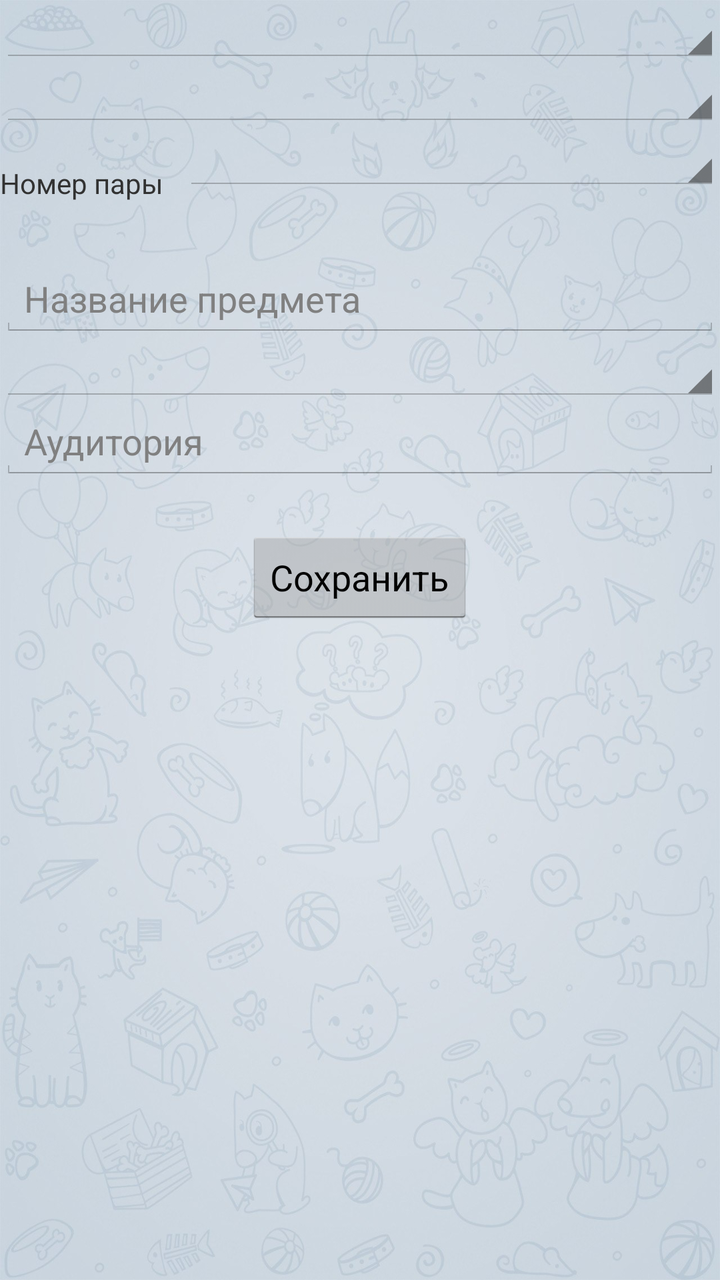
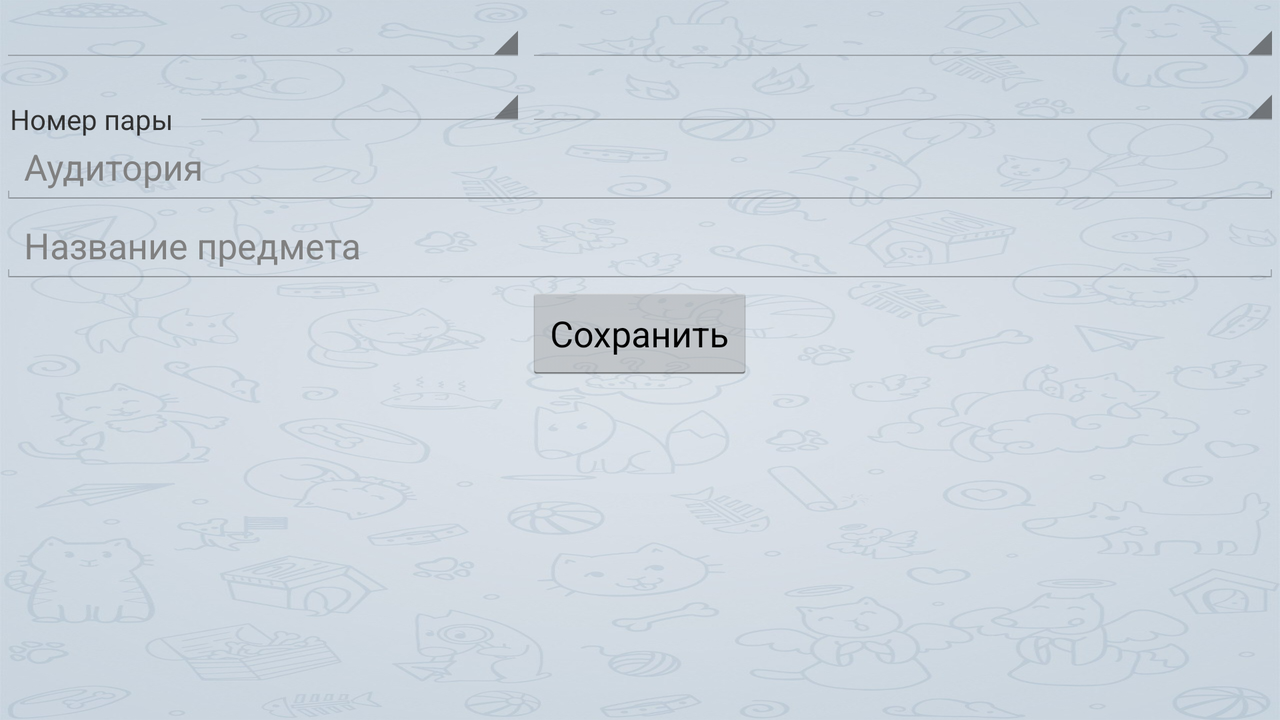

Two renders of one Android screen. The first uses the default layout on a phone; the second uses the alternative layout the repository ships for a different screen configuration, on a matching device. The two XML files are below.
<!-- AndroidManifest.xml: application theme AppBaseTheme -->
<!-- res/layout/act_changer_main.xml -->
<?xml version="1.0" encoding="utf-8"?>
<RelativeLayout xmlns:android="http://schemas.android.com/apk/res/android"
    android:layout_width="match_parent"
    android:layout_height="match_parent" >

    <Spinner
        android:id="@+id/changerDaySpinner"
        android:layout_width="fill_parent"
        android:layout_height="wrap_content"
        android:layout_alignParentLeft="true"
        android:layout_alignParentTop="true" />

    <Spinner
        android:id="@+id/changerTypeSpinner"
        android:layout_width="fill_parent"
        android:layout_height="wrap_content"
        android:layout_alignParentLeft="true"
        android:layout_below="@+id/changerStudyNameEdit" />

    <Spinner
        android:id="@+id/changerWeekSpinner"
        android:layout_width="fill_parent"
        android:layout_height="wrap_content"
        android:layout_alignParentLeft="true"
        android:layout_below="@+id/changerDaySpinner" />

    <TextView
        android:id="@+id/changerStudyNumberView"
        android:layout_width="wrap_content"
        android:layout_height="wrap_content"
        android:layout_alignParentLeft="true"
        android:layout_below="@+id/changerWeekSpinner"
        android:layout_marginTop="18dp"
        android:text="@string/act_changer_study_id" />

    <Spinner
        android:id="@+id/changerStudyIdSpinner"
        android:layout_width="fill_parent"
        android:layout_height="wrap_content"
        android:layout_below="@+id/changerWeekSpinner"
        android:layout_centerHorizontal="true"
        android:layout_marginLeft="10dp"
        android:layout_toRightOf="@id/changerStudyNumberView" />

    <EditText
        android:id="@+id/changerStudyNameEdit"
        android:layout_width="fill_parent"
        android:layout_height="wrap_content"
        android:layout_alignParentLeft="true"
        android:layout_below="@+id/changerStudyIdSpinner"
        android:layout_marginTop="34dp"
        android:ems="10"
        android:hint="@string/study_name" />

    <EditText
        android:id="@+id/changerStudyRoomEdit"
        android:layout_width="fill_parent"
        android:layout_height="wrap_content"
        android:layout_below="@+id/changerTypeSpinner"
        android:ems="10"
        android:hint="@string/study_room" >

        <requestFocus />
    </EditText>

    <Button
        android:id="@+id/changerSaveButton"
        android:layout_width="wrap_content"
        android:layout_height="wrap_content"
        android:layout_below="@+id/changerStudyRoomEdit"
        android:layout_centerHorizontal="true"
        android:layout_marginTop="24dp"
        android:onClick="onClick"
        android:text="@string/write" />

</RelativeLayout>
<!-- resources referenced by this layout -->
<resources>
  <string name="act_changer_study_id">Номер пары</string>
  <string name="study_name">Название предмета</string>
  <string name="study_room">Аудитория</string>
  <string name="write">Сохранить</string>
  <style name="AppBaseTheme" parent="android:Theme.Holo.Light.DarkActionBar">
          <item name="android:windowBackground">@drawable/main_background</item>
      </style>
  <!-- drawable main_background: jpg bitmap (drawable-hdpi, 162322 bytes) -->
</resources>
<!-- res/layout-land/act_changer_main.xml (the repository's variant of the layout above) -->
<!-- drawn on the phone turned sideways -->
<?xml version="1.0" encoding="utf-8"?>
<RelativeLayout xmlns:android="http://schemas.android.com/apk/res/android"
    android:layout_width="match_parent"
    android:layout_height="match_parent" >

    <Spinner
        android:id="@+id/changerDaySpinner"
        android:layout_width="fill_parent"
        android:layout_height="wrap_content"
        android:layout_alignParentLeft="true"
        android:layout_alignParentTop="true"
        android:layout_centerVertical="true"
        android:layout_toLeftOf="@+id/changerSaveButton" />

    <TextView
        android:id="@+id/changerStudyNumberView"
        android:layout_width="wrap_content"
        android:layout_height="wrap_content"
        android:layout_alignParentLeft="true"
        android:layout_below="@+id/changerWeekSpinner"
        android:layout_marginLeft="5dp"
        android:layout_marginTop="18dp"
        android:text="@string/act_changer_study_id" />

    <Spinner
        android:id="@+id/changerStudyIdSpinner"
        android:layout_width="fill_parent"
        android:layout_height="wrap_content"
        android:layout_alignRight="@+id/changerDaySpinner"
        android:layout_below="@+id/changerWeekSpinner"
        android:layout_marginLeft="10dp"
        android:layout_toRightOf="@id/changerStudyNumberView" />

    <EditText
        android:id="@+id/changerStudyRoomEdit"
        android:layout_width="fill_parent"
        android:layout_height="wrap_content"
        android:layout_below="@+id/changerTypeSpinner"
        android:ems="10"
        android:hint="@string/study_room" >

        <requestFocus />
    </EditText>

    <Spinner
        android:id="@+id/changerWeekSpinner"
        android:layout_width="fill_parent"
        android:layout_height="wrap_content"
        android:layout_alignLeft="@+id/changerSaveButton"
        android:layout_alignParentRight="true"
        android:layout_alignParentTop="true"
        android:layout_toLeftOf="@id/changerDaySpinner" />

    <Spinner
        android:id="@+id/changerTypeSpinner"
        android:layout_width="fill_parent"
        android:layout_height="wrap_content"
        android:layout_alignTop="@+id/changerStudyIdSpinner"
        android:layout_toRightOf="@+id/changerStudyIdSpinner" />

    <EditText
        android:id="@+id/changerStudyNameEdit"
        android:layout_width="fill_parent"
        android:layout_height="wrap_content"
        android:layout_alignParentLeft="true"
        android:layout_below="@+id/changerStudyRoomEdit"
        android:ems="10"
        android:hint="@string/study_name" />

    <Button
        android:id="@+id/changerSaveButton"
        android:layout_width="wrap_content"
        android:layout_height="wrap_content"
        android:layout_below="@+id/changerStudyNameEdit"
        android:layout_centerHorizontal="true"
        android:onClick="onClick"
        android:text="@string/write" />

</RelativeLayout>
